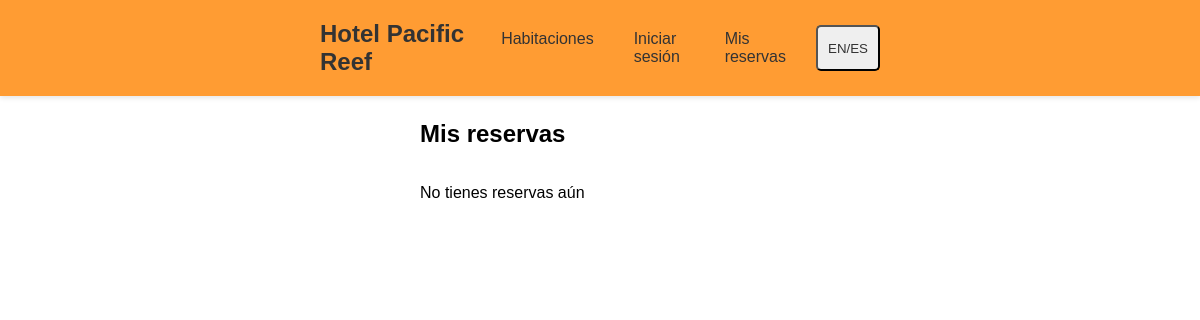
/mis-reservas/ (signed in), run on an earlier commit of the app's database.
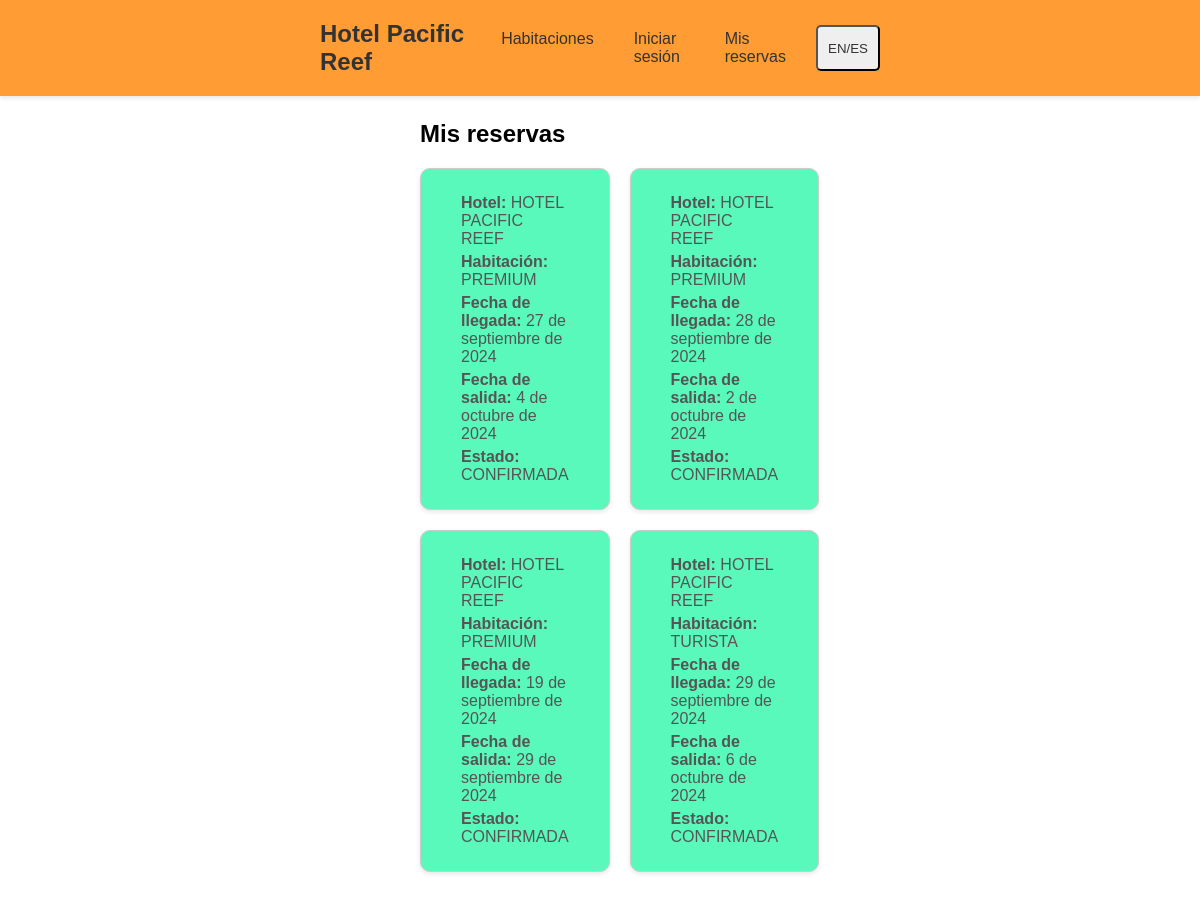
And on a later commit of the database.
### core/models.py (models this page shows, shortened)
class Reserva(models.Model):
    id_reserva = models.AutoField(primary_key=True)
    id_usuario_usuario = models.ForeignKey(User, on_delete=models.CASCADE)
    id_habitacion_habitacion = models.ForeignKey(Habitacion, on_delete=models.CASCADE)
    fecha_inicio = models.DateField()
    fecha_fin = models.DateField()
    precio_total = models.FloatField()
    estado = models.CharField(max_length=20, choices=[('PENDIENTE', 'Pendiente'), ('CONFIRMADA', 'Confirmada'), ('CANCELADA', 'Cancelada')])

class Habitacion(models.Model):
    id_habitacion = models.AutoField(primary_key=True)
    id_hotel_hotel = models.ForeignKey(Hotel, on_delete=models.CASCADE)
    numero_hab = models.IntegerField()
    categoria = models.CharField(max_length=30, choices=[('TURISTA', 'Turista'), ('PREMIUM', 'Premium')])
    capacidad = models.IntegerField()
    precio_base = models.FloatField()
    descripcion = models.CharField(max_length=100)

class Hotel(models.Model):
    id_hotel = models.AutoField(primary_key=True)
    nombre = models.CharField(max_length=30)
    direccion = models.CharField(max_length=50)
    estrellas = models.IntegerField()
    descripcion = models.CharField(max_length=100)

### core/views.py (the view)
# urls.py: path('mis-reservas/', views.mis_reservas, name='mis_reservas'),
@login_required
def mis_reservas(request):
    reservas = Reserva.objects.filter(id_usuario_usuario=request.user)
    return render(request, 'mis_reservas.html', {'reservas': reservas})

### core/templates/mis_reservas.html (shortened to what this page needs)
{% load static %}
<!DOCTYPE html>
<html lang="es">
  <head>
    <link
      rel="stylesheet"
      type="text/css"
      href="{% static 'css/style.css' %}"
    />
  </head>
  <body>
    <div class="margin">
      <nav class="nav">
        <div class="nav-logo">Hotel Pacific Reef</div>
        <div class="nav-links">
          <a href="{% url 'habitaciones' %}">Habitaciones</a>
          <a href="{% url 'login' %}">Iniciar sesión</a>
          <a href="{% url 'mis_reservas' %}">Mis reservas</a>
          <button id="langToggle">EN/ES</button>
        </div>
      </nav>
      <div class="container-rooms">
        <h2 class="page-title">Mis reservas</h2>
        <div class="room-list">
          {% if not reservas %}
          <p>No tienes reservas aún</p>
          {% endif %}
          {% for reserva in reservas %}
          <div class="room-card">
            <p>
              <strong>Hotel:</strong> {{ reserva.id_habitacion_habitacion.id_hotel_hotel.nombre }}
            </p>
            <p>
              <strong>Habitación:</strong> {{ reserva.id_habitacion_habitacion.categoria }}
            </p>
            <p><strong>Fecha de llegada:</strong> {{ reserva.fecha_inicio }}</p>
            <p><strong>Fecha de salida:</strong> {{ reserva.fecha_fin }}</p>
            <p><strong>Estado:</strong> {{ reserva.estado }}</p>
          </div>
          {% endfor %}
        </div>
      </div>
    </div>
  </body>
</html>

What changed in the data, as far as the page shows it:
added Reserva: id_habitacion_habitacion.id_hotel_hotel.nombre "HOTEL PACIFIC REEF", id_habitacion_habitacion.categoria "PREMIUM", fecha_inicio "27 de septiembre de 2024", fecha_fin "4 de octubre de 2024", estado "CONFIRMADA"
added Reserva: id_habitacion_habitacion.id_hotel_hotel.nombre "HOTEL PACIFIC REEF", id_habitacion_habitacion.categoria "PREMIUM", fecha_inicio "28 de septiembre de 2024", fecha_fin "2 de octubre de 2024", estado "CONFIRMADA"
added Reserva: id_habitacion_habitacion.id_hotel_hotel.nombre "HOTEL PACIFIC REEF", id_habitacion_habitacion.categoria "PREMIUM", fecha_inicio "19 de septiembre de 2024", fecha_fin "29 de septiembre de 2024", estado "CONFIRMADA"
added Reserva: id_habitacion_habitacion.id_hotel_hotel.nombre "HOTEL PACIFIC REEF", id_habitacion_habitacion.categoria "TURISTA", fecha_inicio "29 de septiembre de 2024", fecha_fin "6 de octubre de 2024", estado "CONFIRMADA"
Also different on the page:
text no longer shown: "No tienes reservas aún"
